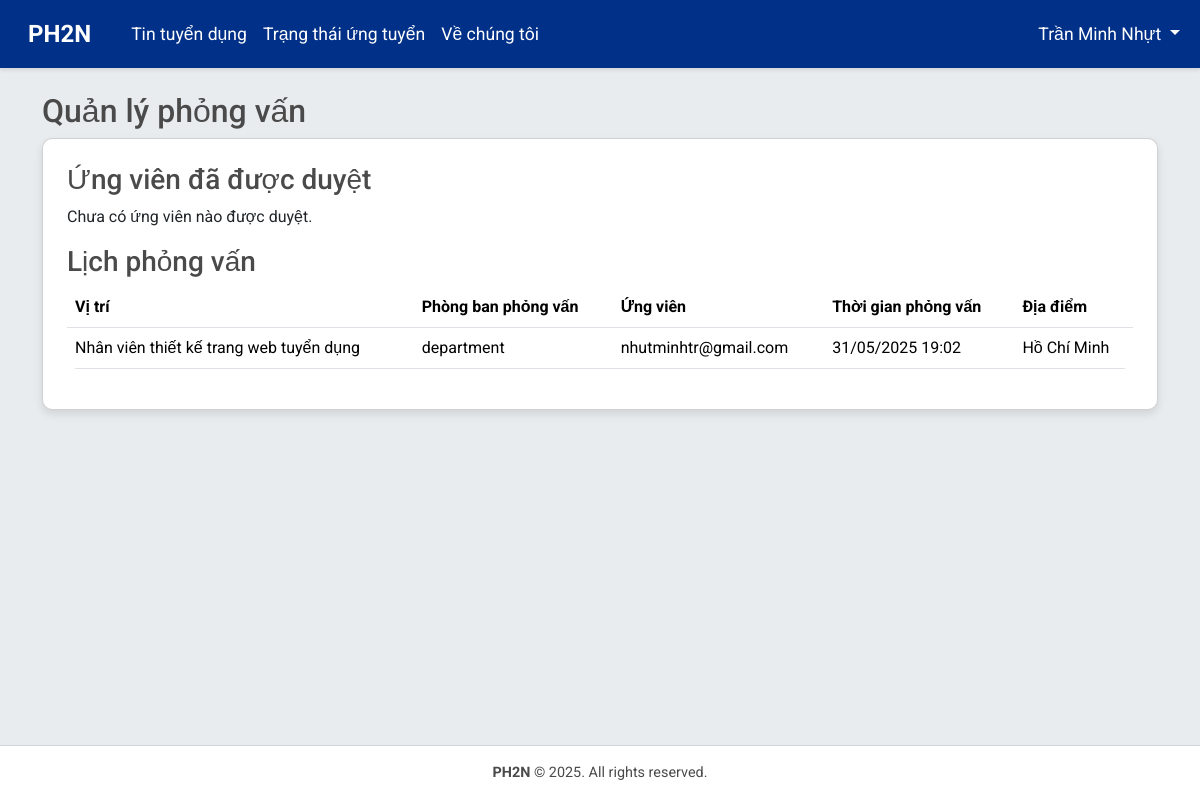
Page /hr/interviews/ (signed in) on the committed database.
### accounts/models.py (models this page shows, shortened)
class CustomUser(AbstractBaseUser, PermissionsMixin):
    ROLE_CHOICES = [
        ('hr', 'HR'),
        ('applicant', 'Applicant'),
        ('director', 'Director'),
        ('department', 'Department'),
    ]
    email = models.EmailField(unique=True)
    full_name = models.CharField(max_length=255)
    role = models.CharField(max_length=20, choices=ROLE_CHOICES, default='applicant')
    department = models.CharField(max_length=100, blank=True, help_text="Department or division within the company")
    department = models.CharField(max_length=100, choices=DEPARTMENTS, blank=True, default='', help_text="Phòng ban trong công ty")
    phone_number = models.CharField(max_length=15, blank=True)
    address = models.TextField(blank=True)
    is_active = models.BooleanField(default=True)
    is_staff = models.BooleanField(default=False)
    is_interviewer = models.BooleanField(default=False, help_text="Xác định người dùng có thể làm người phỏng vấn")  # Thêm trường này
    objects = CustomUserManager()
    USERNAME_FIELD = 'email'
    REQUIRED_FIELDS = ['full_name']

### hr/models.py (models this page shows, shortened)
class InterviewSchedule(models.Model):
    application = models.ForeignKey(Application, on_delete=models.CASCADE)
    department = models.CharField(max_length=100, choices=DEPARTMENTS, help_text="Phòng ban phỏng vấn")
    scheduled_time = models.DateTimeField()
    location = models.CharField(max_length=255)
    created_by = models.ForeignKey(CustomUser, on_delete=models.SET_NULL, null=True)
    created_at = models.DateTimeField(auto_now_add=True)

### jobs/models.py (models this page shows, shortened)
class Application(models.Model):
    job = models.ForeignKey(JobPosting, on_delete=models.CASCADE)
    user = models.ForeignKey(CustomUser, on_delete=models.CASCADE)
    cv = models.FileField(upload_to='cvs/')
    status = models.CharField(max_length=20, choices=[
        ('pending', 'Pending'),
        ('accepted', 'Accepted'),
        ('rejected', 'Rejected'),
    ], default='pending')
    applied_at = models.DateTimeField(auto_now_add=True)
    rejection_reason = models.TextField(blank=True, null=True)  # Thêm trường này

class JobPosting(models.Model):
    title = models.CharField(max_length=255)
    department = models.CharField(max_length=100)
    description = models.TextField()
    is_active = models.BooleanField(default=True)
    created_by = models.ForeignKey(CustomUser, on_delete=models.CASCADE)
    created_at = models.DateTimeField(auto_now_add=True)

### hr/views.py (the view, shortened to what this page needs)
# urls.py: path('interviews/', views.manage_interviews, name='manage_interviews'),
@login_required
def manage_interviews(request):
    if request.user.role == 'hr':
        approved_applications = Application.objects.filter(status='approved')
        interviews = InterviewSchedule.objects.all()
    elif request.user.role == 'applicant':
        approved_applications = Application.objects.none()  # Không thấy ứng viên khác
        interviews = InterviewSchedule.objects.filter(application__user=request.user)
    else:
        messages.error(request, 'Bạn không có quyền truy cập vào mục này.')
        return redirect('jobs:job_list')
    return render(request, 'hr/manage_interviews.html', {
        'approved_applications': approved_applications,
        'interviews': interviews,
        'user_role': request.user.role,
        'user_department': request.user.department
    })

### templates/hr/manage_interviews.html (shortened to what this page needs)
{% extends 'base.html' %}
{% load django_bootstrap5 %}
{% block content %}
<h2>Quản lý phỏng vấn</h2>
<div class="card p-4">
    <h3>Ứng viên đã được duyệt</h3>
    {% if approved_applications %}
    <table class="table">
        <thead>
            <tr>
                <th>Vị trí</th>
                <th>Ứng viên</th>
                <th>Hành động</th>
            </tr>
        </thead>
        <tbody>
            {% for application in approved_applications %}
            <tr>
                <td>{{ application.job.title }}</td>
                <td>{{ application.user.full_name }}</td>
                <td>
                    {% if request.user.role == 'hr' %}
                    <a href="{% url 'hr:schedule_interview' application.id %}" class="btn btn-sm btn-primary">Lên lịch phỏng vấn</a>
                    {% endif %}
                </td>
            </tr>
            {% endfor %}
        </tbody>
    </table>
    {% else %}
    <p>Chưa có ứng viên nào được duyệt.</p>
    {% endif %}
    <h3>Lịch phỏng vấn</h3>
    {% if interviews %}
    <table class="table">
        <thead>
            <tr>
                <th>Vị trí</th>
                <th>Phòng ban phỏng vấn</th>
                <th>Ứng viên</th>
                <th>Thời gian phỏng vấn</th>
                <th>Địa điểm</th>
            </tr>
        </thead>
        <tbody>
            {% for interview in interviews %}
            <tr>
                <td>{{ interview.application.job.title }}</td>
                <td>{{ interview.get_department_display }}</td>
                <td>{{ interview.application.user.email }}</td>
                <td>{{ interview.scheduled_time|date:"d/m/Y H:i" }}</td>
                <td>{{ interview.location }}</td>
            </tr>
            {% endfor %}
        </tbody>
    </table>
    {% else %}
    <p>Chưa có lịch phỏng vấn nào.</p>
    {% endif %}
</div>
{% endblock %}

### templates/base.html (shortened to what this page needs)
{% load django_bootstrap5 %}
{% load static %}
<!DOCTYPE html>
<html lang="vi">
<head>
    {% bootstrap_css %}
    <link rel="stylesheet" href="{% static 'css/style.css' %}">
</head>
<body>
    <nav class="navbar navbar-expand-lg navbar-dark">
        <div class="container-fluid">
            <a class="navbar-brand" href="{% url 'jobs:job_list' %}">PH2N</a>
            <div class="collapse navbar-collapse" id="navbarNav">
                <ul class="navbar-nav me-auto">
                    {% if user.is_authenticated %}
                        {% if user.role == 'hr' %}
                            <li class="nav-item">
                                <a class="nav-link" href="{% url 'hr:manage_job_postings' %}">Quản lý tin tuyển dụng</a>
                            </li>
                            <li class="nav-item">
                                <a class="nav-link" href="{% url 'hr:manage_applications' %}">Quản lý ứng viên</a>
                            </li>
                            <li class="nav-item">
                                <a class="nav-link" href="{% url 'hr:manage_interviews' %}">Quản lý phỏng vấn</a>
                            </li>
                            <li class="nav-item">
                                <a class="nav-link" href="{% url 'hr:application_status' %}">Trạng thái ứng tuyển</a>
                            </li>
                            <li class="nav-item">
                                <a class="nav-link" href="{% url 'hr:manage_company_info' %}">Thông tin công ty</a>
                            </li>
                            <li class="nav-item">
                                <a class="nav-link" href="{% url 'hr:recruitment_analytics' %}">Phân tích</a>
                            </li>
                            <!-- <li class="nav-item">
                                <a class="nav-link" href="{% url 'hr:recruitment_requests_history' %}">Lịch sử</a>
                            </li> -->
                            <li class="nav-item">
                                <a class="nav-link" href="{% url 'accounts:user_management' %}">Quản lý người dùng</a>
                            </li>
                            <!-- <li class="nav-item">
                                <a class="nav-link" href="{% url 'admin:index' %}">Admin</a>
                            </li> -->
                        {% elif user.role == 'applicant' %}
                            <li class="nav-item">
                                <a class="nav-link" href="{% url 'jobs:job_list' %}">Tin tuyển dụng</a>
                            </li>
                            <li class="nav-item">
                                <a class="nav-link" href="{% url 'jobs:application_status' %}">Trạng thái ứng tuyển</a>
                            </li>
                        {% endif %}
                    {% endif %}
                    {% if user.role != 'hr' %}
                    <li class="nav-item">
                        <a class="nav-link" href="{% url 'hr:company_info' %}">Về chúng tôi</a>
                    </li>
                    {% endif %}
                </ul>
                <ul class="navbar-nav">
                    {% if user.is_authenticated %}
                        <li class="nav-item dropdown">
                        <a class="nav-link dropdown-toggle" href="#" id="userDropdown" role="button"
                            data-bs-toggle="dropdown" aria-expanded="false">
                            {{ user.full_name }}
                        </a>
                        </li>
                    {% endif %}
                </ul>
            </div>
        </div>
    </nav>
    <div class="content-wrapper">
        <div class="container mt-4">
            {% block content %}
            {% endblock %}
        </div>
    </div>
    <footer class="footer">
        <div class="container">
            <p><strong>PH2N</strong> © 2025. All rights reserved.</p>
        </div>
    </footer>
</body>
</html>

### static/css/style.css (style rules this page uses)
body { font-family: 'Roboto', sans-serif; background-color: #E8ECEF; margin: 0; display: flex; flex-direction: column; min-height: 100vh; }
.content-wrapper { flex: 1; }
.navbar { background-color: #003087; box-shadow: 0 2px 4px rgba(0,0,0,0.1); }
.navbar-brand { font-weight: bold; font-size: 1.5rem; padding: 0.5rem 1rem; }
.nav-link { font-size: 1.1rem; padding: 0.75rem 1.25rem; color: #FFFFFF !important; transition: all 0.2s; }
.card { border-radius: 10px; box-shadow: 0 4px 8px rgba(0,0,0,0.1); transition: transform 0.2s; }
.table { background-color: #FFFFFF; border-radius: 10px; overflow: hidden; }
.footer { background-color: #FFFFFF; border-top: 1px solid #D1D5DB; padding: 1rem 0; text-align: center; font-size: 0.9rem; color: #4A4A4A; margin-top: auto; position: relative; }
.footer p { margin: 0; }
h2, h3, h5 { color: #4A4A4A; }

### rows in the picture
CustomUser: full_name "Trần Minh Nhựt"
InterviewSchedule: application.job "Nhân viên thiết kế trang web tuyển dụng", department "department", application.user.email "nhutminhtr@gmail.com", scheduled_time "31/05/2025 19:02", location "Hồ Chí Minh"
